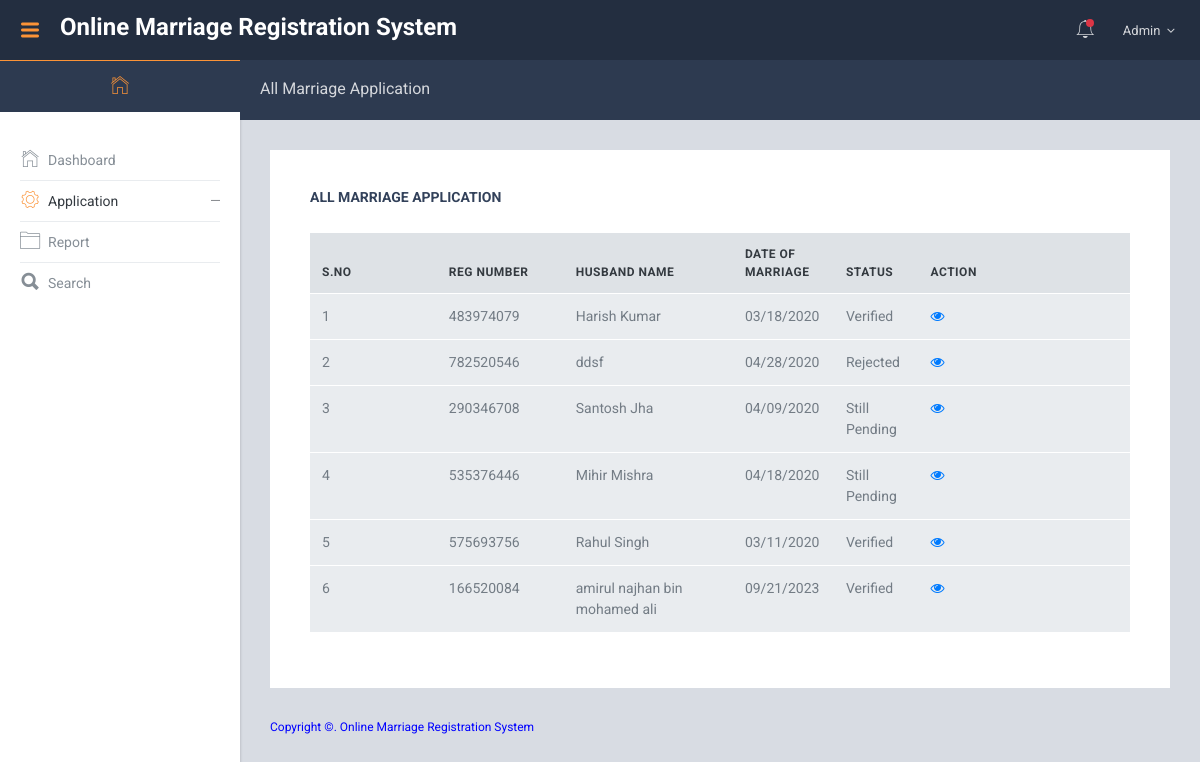
The page /admin/all-marriage-application.php (signed in) on the database its author committed.
### tables this page shows
CREATE TABLE `tblregistration` (
  `ID` int NOT NULL,
  `RegistrationNumber` varchar(100) DEFAULT NULL,
  `UserID` int DEFAULT NULL,
  `DateofMarriage` varchar(200) NOT NULL,
  `HusbandName` varchar(200) DEFAULT NULL,
  `HusImage` varchar(200) NOT NULL,
  `HusbandReligion` varchar(50) DEFAULT NULL,
  `Husbanddob` varchar(200) DEFAULT NULL,
  `HusbandSBM` varchar(50) DEFAULT NULL,
  `HusbandAdd` mediumtext,
  `HusbandZipcode` int DEFAULT NULL,
  `HusbandState` varchar(200) DEFAULT NULL,
  `HusbandAdharno` varchar(200) DEFAULT NULL,
  `WifeName` varchar(200) DEFAULT NULL,
  `WifeImage` varchar(200) NOT NULL,
  `WifeReligion` varchar(200) DEFAULT NULL,
  `Wifedob` varchar(200) DEFAULT NULL,
  `WifeSBM` varchar(50) DEFAULT NULL,
  `WifeAdd` mediumtext,
  `WifeZipcode` int DEFAULT NULL,
  `WifeState` varchar(200) DEFAULT NULL,
  `WifeAdharNo` varchar(200) DEFAULT NULL,
  `WitnessNamefirst` varchar(200) DEFAULT NULL,
  `WitnessAddressFirst` mediumtext,
  `WitnessNamesec` varchar(200) DEFAULT NULL,
  `WitnessAddresssec` mediumtext,
  `WitnessNamethird` varchar(200) DEFAULT NULL,
  `WitnessAddressthird` mediumtext,
  `RegDate` timestamp NOT NULL DEFAULT CURRENT_TIMESTAMP ON UPDATE CURRENT_TIMESTAMP,
  `Status` varchar(100) DEFAULT NULL,
  `Remark` varchar(120) DEFAULT NULL,
  `UpdationDate` timestamp NULL DEFAULT NULL ON UPDATE CURRENT_TIMESTAMP
);

### admin/all-marriage-application.php (the view, shortened to what this page needs)
<?php
include('includes/dbconnection.php');
if (strlen($_SESSION['omrsaid']==0)) {
  header('location:logout.php');
  } else{
  ?>
<!DOCTYPE html>
<html lang="en">
  <head>
    <link href="lib/font-awesome/css/font-awesome.css" rel="stylesheet">
    <link href="lib/Ionicons/css/ionicons.css" rel="stylesheet">
    <link href="lib/perfect-scrollbar/css/perfect-scrollbar.css" rel="stylesheet">
    <link href="lib/jquery-toggles/toggles-full.css" rel="stylesheet">
    <link href="lib/highlightjs/github.css" rel="stylesheet">
    <link href="lib/datatables/jquery.dataTables.css" rel="stylesheet">
    <link href="lib/select2/css/select2.min.css" rel="stylesheet">
    <link rel="stylesheet" href="css/amanda.css">
  </head>
  <body>
<?php include_once('includes/header.php');
include_once('includes/sidebar.php');
 ?>
    <div class="am-pagetitle">
      <h5 class="am-title">All Marriage Application</h5>
    </div>
    <div class="am-mainpanel">
      <div class="am-pagebody">
        <div class="card pd-20 pd-sm-40">
          <h6 class="card-body-title">All Marriage Application</h6>
          <div class="table-wrapper" style="padding-top: 20px">
            <table id="datatable1" class="table display responsive nowrap">
              <thead>
                <tr>
                  <th class="wd-15p">S.No</th>
                  <th class="wd-15p">Reg Number</th>
                  <th class="wd-20p">Husband Name</th>
                  <th class="wd-10p">Date of Marriage</th>
                  <th class="wd-10p">Status</th>
                  <th class="wd-25p">Action</th>
                </tr>
              </thead>
              <tbody>
                <?php
$sql="SELECT * from tblregistration";
$query = $dbh -> prepare($sql);
$query->execute();
$results=$query->fetchAll(PDO::FETCH_OBJ);
$cnt=1;
if($query->rowCount() > 0)
{
foreach($results as $row)
{               ?>
                <tr>
                  <td><?php echo htmlentities($cnt);?></td>
                  <td><?php  echo htmlentities($row->RegistrationNumber);?></td>
                  <td><?php  echo htmlentities($row->HusbandName);?></td>
                  <td><?php  echo htmlentities($row->DateofMarriage);?></td>
                <?php if($row->Status==""){ ?>
                     <td><?php echo "Still Pending"; ?></td>
<?php } else { ?>                  <td><?php  echo htmlentities($row->Status);?>
                  </td>
                  <?php } ?>
                  <td><a href="view-marriage-application-detail.php?viewid=<?php echo htmlentities ($row->ID);?>"><i class="fa fa-eye" aria-hidden="true"></i></a></td>
                </tr>
              <?php $cnt=$cnt+1;}} ?>
              </tbody>
            </table>
          </div>
        </div>
      </div>
     <?php include_once('includes/footer.php');?>
    </div>
  </body>
</html>
<?php }  ?>

### admin/includes/header.php (shortened to what this page needs)
 <div class="am-header">
      <div class="am-header-left">
        <a id="naviconLeft" href="" class="am-navicon d-none d-lg-flex"><i class="icon ion-navicon-round"></i></a>
        <a href="index.html" class="am-logo">Online Marriage Registration System</a>
      </div>
      <div class="am-header-right">
        <div class="dropdown dropdown-notification">
          <a href="" class="nav-link pd-x-7 pos-relative" data-toggle="dropdown">
            <i class="icon ion-ios-bell-outline tx-24"></i>
            <span class="square-8 bg-danger pos-absolute t-15 r-0 rounded-circle"></span>
          </a>
        </div>
        <div class="dropdown dropdown-profile">
          <a href="" class="nav-link nav-link-profile" data-toggle="dropdown">
            <?php
$aid=$_SESSION['omrsaid'];
$sql="SELECT AdminName,Email from  tbladmin where ID=:aid";
$query = $dbh -> prepare($sql);
$query->bindParam(':aid',$aid,PDO::PARAM_STR);
$query->execute();
$results=$query->fetchAll(PDO::FETCH_OBJ);
$cnt=1;
if($query->rowCount() > 0)
{
foreach($results as $row)
{               ?>
            <span class="logged-name"><span class="hidden-xs-down"><?php  echo $row->AdminName;?></span> <i class="fa fa-angle-down mg-l-3"></i></span><?php $cnt=$cnt+1;}} ?>
          </a>
        </div>
      </div>
    </div>

### rows shown on the page
tblregistration: RegistrationNumber "483974079", HusbandName "Harish Kumar", DateofMarriage "03/18/2020", Status "Verified"
tblregistration: RegistrationNumber "782520546", HusbandName "ddsf", DateofMarriage "04/28/2020", Status "Rejected"
tblregistration: RegistrationNumber "290346708", HusbandName "Santosh Jha", DateofMarriage "04/09/2020", shows "Still Pending"
tblregistration: RegistrationNumber "535376446", HusbandName "Mihir Mishra", DateofMarriage "04/18/2020", shows "Still Pending"
tblregistration: RegistrationNumber "575693756", HusbandName "Rahul Singh", DateofMarriage "03/11/2020", Status "Verified"
tblregistration: RegistrationNumber "166520084", HusbandName "amirul najhan bin mohamed ali", DateofMarriage "09/21/2023", Status "Verified"

### other values the page prints
$row->AdminName "Admin"
